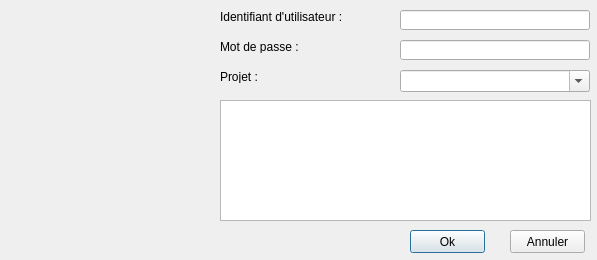
<?xml version="1.0" encoding="UTF-8"?>
<ui version="4.0">
 <class>Dialog</class>
 <widget class="QDialog" name="Dialog">
  <property name="geometry">
   <rect>
    <x>0</x>
    <y>0</y>
    <width>597</width>
    <height>260</height>
   </rect>
  </property>
  <property name="windowTitle">
   <string>Authentification</string>
  </property>
  <widget class="QLineEdit" name="lineEdit">
   <property name="geometry">
    <rect>
     <x>400</x>
     <y>10</y>
     <width>190</width>
     <height>20</height>
    </rect>
   </property>
  </widget>
  <widget class="QLineEdit" name="lineEdit_2">
   <property name="geometry">
    <rect>
     <x>400</x>
     <y>40</y>
     <width>190</width>
     <height>20</height>
    </rect>
   </property>
  </widget>
  <widget class="QComboBox" name="comboBox">
   <property name="geometry">
    <rect>
     <x>400</x>
     <y>70</y>
     <width>190</width>
     <height>22</height>
    </rect>
   </property>
   <property name="editable">
    <bool>true</bool>
   </property>
  </widget>
  <widget class="QListView" name="listView">
   <property name="geometry">
    <rect>
     <x>220</x>
     <y>100</y>
     <width>371</width>
     <height>121</height>
    </rect>
   </property>
  </widget>
  <widget class="QLabel" name="label">
   <property name="geometry">
    <rect>
     <x>220</x>
     <y>10</y>
     <width>150</width>
     <height>13</height>
    </rect>
   </property>
   <property name="text">
    <string>Identifiant d'utilisateur :</string>
   </property>
  </widget>
  <widget class="QLabel" name="label_2">
   <property name="geometry">
    <rect>
     <x>220</x>
     <y>40</y>
     <width>150</width>
     <height>13</height>
    </rect>
   </property>
   <property name="text">
    <string>Mot de passe :</string>
   </property>
  </widget>
  <widget class="QLabel" name="label_3">
   <property name="geometry">
    <rect>
     <x>220</x>
     <y>70</y>
     <width>150</width>
     <height>13</height>
    </rect>
   </property>
   <property name="text">
    <string>Projet :</string>
   </property>
  </widget>
  <widget class="QPushButton" name="pushButton">
   <property name="geometry">
    <rect>
     <x>410</x>
     <y>230</y>
     <width>75</width>
     <height>23</height>
    </rect>
   </property>
   <property name="text">
    <string>Ok</string>
   </property>
  </widget>
  <widget class="QPushButton" name="pushButton_2">
   <property name="geometry">
    <rect>
     <x>510</x>
     <y>230</y>
     <width>75</width>
     <height>23</height>
    </rect>
   </property>
   <property name="text">
    <string>Annuler</string>
   </property>
  </widget>
 </widget>
 <resources/>
 <connections/>
</ui>
